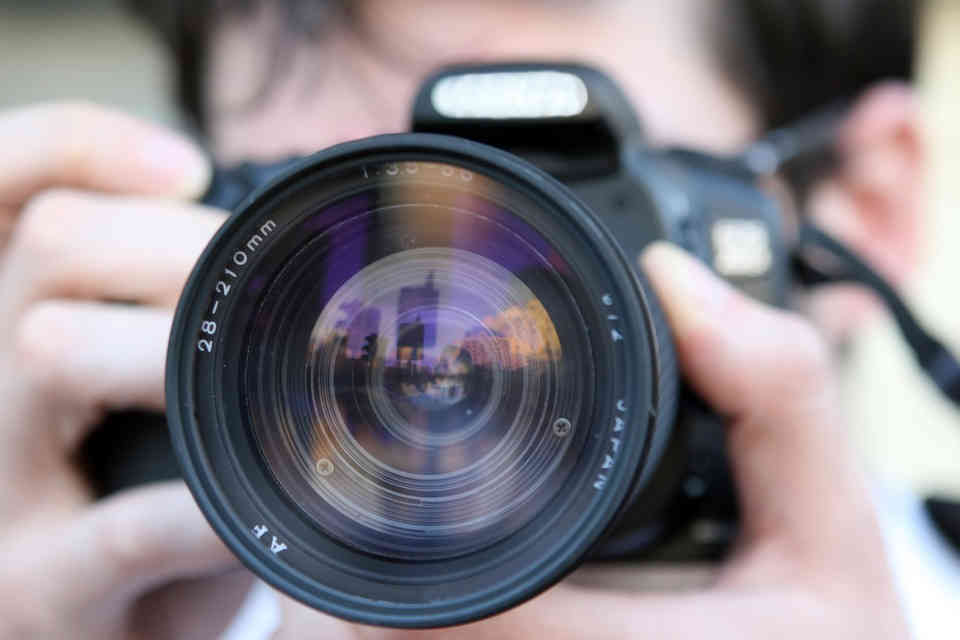
#> input picture img/obraz.jpg, 960 x 640 px
$ python zadanie7.py
#> lines starting #> are read from the running program, lines starting #| are printed output that depends on the picture
import cv2
import imutils

img = cv2.imread('img/obraz.jpg')
#> img is the input picture: shape (640, 960, 3); mean B, G, R 136.1, 129.7, 136
(h,w) = img.shape[:2]
#> h = 640; w = 960
(x,y) = w//2,h//2
#> x = 480; y = 320
M = cv2.getRotationMatrix2D((x,y),60,1)
rotated = cv2.warpAffine(img,M,(w,h))
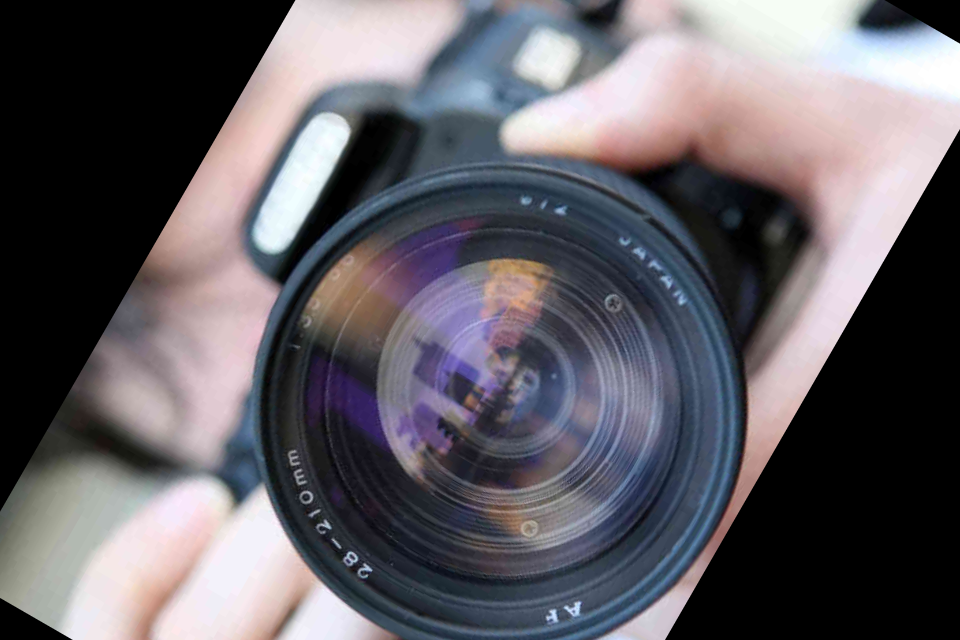
#> rotated: shape (640, 960, 3); mean B, G, R 100.1, 93.9, 97.4
rotated2 = imutils.rotate(img, 60)
cv2.imshow('obraz2',rotated)
cv2.imshow('obraz', rotated2)
cv2.waitKey(0)

$ run again, with img/R.jpg copied over img/obraz.jpg
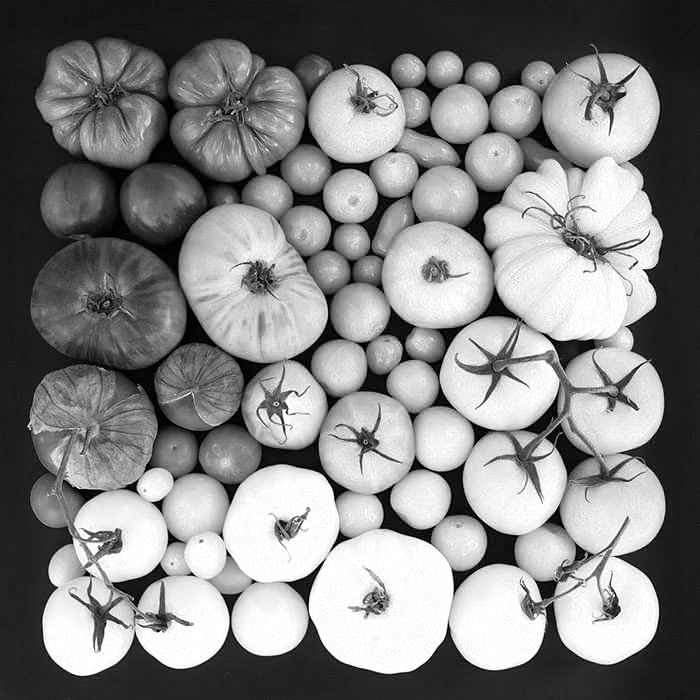
#> input picture img/R.jpg, 700 x 700 px
#> img is the input picture: shape (700, 700, 3); min 0, max 255, mean 131.1
#> `rotated = cv2.warpAffine(img,M,(w,h))`:
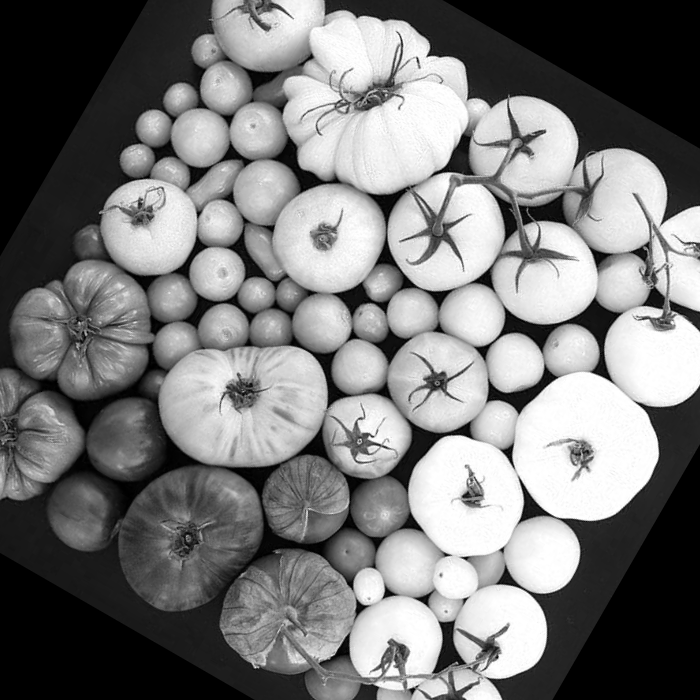
#> rotated: shape (700, 700, 3); min 0, max 255, mean 119.9
